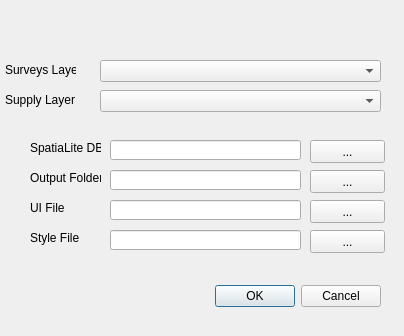
<?xml version="1.0" encoding="UTF-8"?>
<ui version="4.0">
 <class>Test4DialogBase</class>
 <widget class="QDialog" name="Test4DialogBase">
  <property name="geometry">
   <rect>
    <x>0</x>
    <y>0</y>
    <width>404</width>
    <height>336</height>
   </rect>
  </property>
  <property name="windowTitle">
   <string>Test4</string>
  </property>
  <widget class="QDialogButtonBox" name="button_box">
   <property name="geometry">
    <rect>
     <x>40</x>
     <y>280</y>
     <width>341</width>
     <height>32</height>
    </rect>
   </property>
   <property name="orientation">
    <enum>Qt::Horizontal</enum>
   </property>
   <property name="standardButtons">
    <set>QDialogButtonBox::Cancel|QDialogButtonBox::Ok</set>
   </property>
  </widget>
  <widget class="QComboBox" name="layerSurveys">
   <property name="geometry">
    <rect>
     <x>100</x>
     <y>60</y>
     <width>281</width>
     <height>22</height>
    </rect>
   </property>
  </widget>
  <widget class="QLabel" name="label">
   <property name="geometry">
    <rect>
     <x>5</x>
     <y>60</y>
     <width>71</width>
     <height>20</height>
    </rect>
   </property>
   <property name="text">
    <string>Surveys Layer</string>
   </property>
  </widget>
  <widget class="QLabel" name="label_2">
   <property name="geometry">
    <rect>
     <x>30</x>
     <y>170</y>
     <width>71</width>
     <height>16</height>
    </rect>
   </property>
   <property name="text">
    <string>Output Folder</string>
   </property>
  </widget>
  <widget class="QLineEdit" name="lineEdit">
   <property name="geometry">
    <rect>
     <x>110</x>
     <y>170</y>
     <width>191</width>
     <height>20</height>
    </rect>
   </property>
  </widget>
  <widget class="QPushButton" name="pushButton">
   <property name="geometry">
    <rect>
     <x>310</x>
     <y>170</y>
     <width>75</width>
     <height>23</height>
    </rect>
   </property>
   <property name="text">
    <string>...</string>
   </property>
  </widget>
  <widget class="QComboBox" name="layerSupply">
   <property name="geometry">
    <rect>
     <x>100</x>
     <y>90</y>
     <width>281</width>
     <height>22</height>
    </rect>
   </property>
  </widget>
  <widget class="QLabel" name="label_3">
   <property name="geometry">
    <rect>
     <x>5</x>
     <y>90</y>
     <width>71</width>
     <height>20</height>
    </rect>
   </property>
   <property name="text">
    <string>Supply Layer</string>
   </property>
  </widget>
  <widget class="QLineEdit" name="lineEditUI">
   <property name="geometry">
    <rect>
     <x>110</x>
     <y>200</y>
     <width>191</width>
     <height>20</height>
    </rect>
   </property>
   <property name="text">
    <string/>
   </property>
  </widget>
  <widget class="QPushButton" name="pushButtonUI">
   <property name="geometry">
    <rect>
     <x>310</x>
     <y>200</y>
     <width>75</width>
     <height>23</height>
    </rect>
   </property>
   <property name="text">
    <string>...</string>
   </property>
  </widget>
  <widget class="QLabel" name="label_4">
   <property name="geometry">
    <rect>
     <x>30</x>
     <y>200</y>
     <width>71</width>
     <height>16</height>
    </rect>
   </property>
   <property name="text">
    <string>UI File</string>
   </property>
  </widget>
  <widget class="QPushButton" name="pushButtonStyle">
   <property name="geometry">
    <rect>
     <x>310</x>
     <y>230</y>
     <width>75</width>
     <height>23</height>
    </rect>
   </property>
   <property name="text">
    <string>...</string>
   </property>
  </widget>
  <widget class="QLineEdit" name="lineEditStyle">
   <property name="geometry">
    <rect>
     <x>110</x>
     <y>230</y>
     <width>191</width>
     <height>20</height>
    </rect>
   </property>
   <property name="text">
    <string/>
   </property>
  </widget>
  <widget class="QLabel" name="label_5">
   <property name="geometry">
    <rect>
     <x>30</x>
     <y>230</y>
     <width>71</width>
     <height>16</height>
    </rect>
   </property>
   <property name="text">
    <string>Style File</string>
   </property>
  </widget>
  <widget class="QPushButton" name="pushButtonDB">
   <property name="geometry">
    <rect>
     <x>310</x>
     <y>140</y>
     <width>75</width>
     <height>23</height>
    </rect>
   </property>
   <property name="text">
    <string>...</string>
   </property>
  </widget>
  <widget class="QLineEdit" name="lineEditDB">
   <property name="geometry">
    <rect>
     <x>110</x>
     <y>140</y>
     <width>191</width>
     <height>20</height>
    </rect>
   </property>
  </widget>
  <widget class="QLabel" name="label_6">
   <property name="geometry">
    <rect>
     <x>30</x>
     <y>140</y>
     <width>71</width>
     <height>16</height>
    </rect>
   </property>
   <property name="text">
    <string>SpatiaLite DB</string>
   </property>
  </widget>
 </widget>
 <resources/>
 <connections>
  <connection>
   <sender>button_box</sender>
   <signal>accepted()</signal>
   <receiver>Test4DialogBase</receiver>
   <slot>accept()</slot>
   <hints>
    <hint type="sourcelabel">
     <x>20</x>
     <y>20</y>
    </hint>
    <hint type="destinationlabel">
     <x>20</x>
     <y>20</y>
    </hint>
   </hints>
  </connection>
  <connection>
   <sender>button_box</sender>
   <signal>rejected()</signal>
   <receiver>Test4DialogBase</receiver>
   <slot>reject()</slot>
   <hints>
    <hint type="sourcelabel">
     <x>20</x>
     <y>20</y>
    </hint>
    <hint type="destinationlabel">
     <x>20</x>
     <y>20</y>
    </hint>
   </hints>
  </connection>
 </connections>
</ui>
